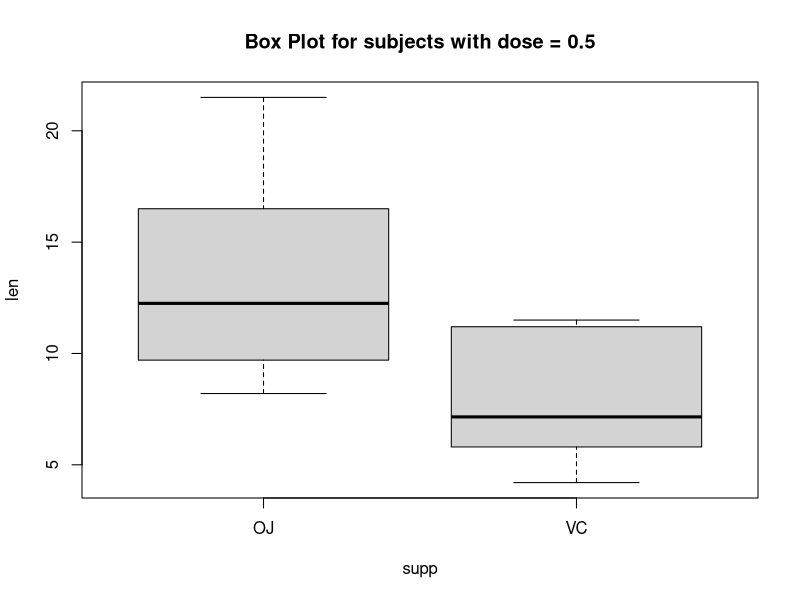
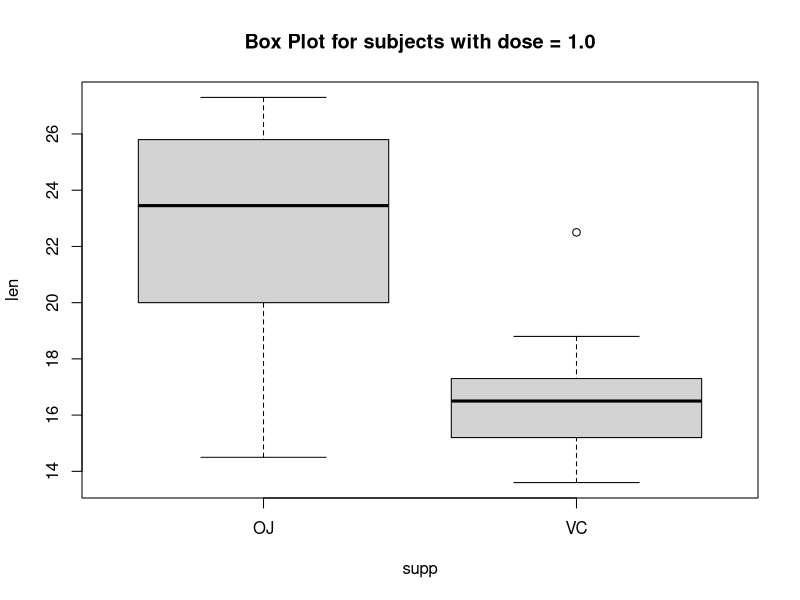
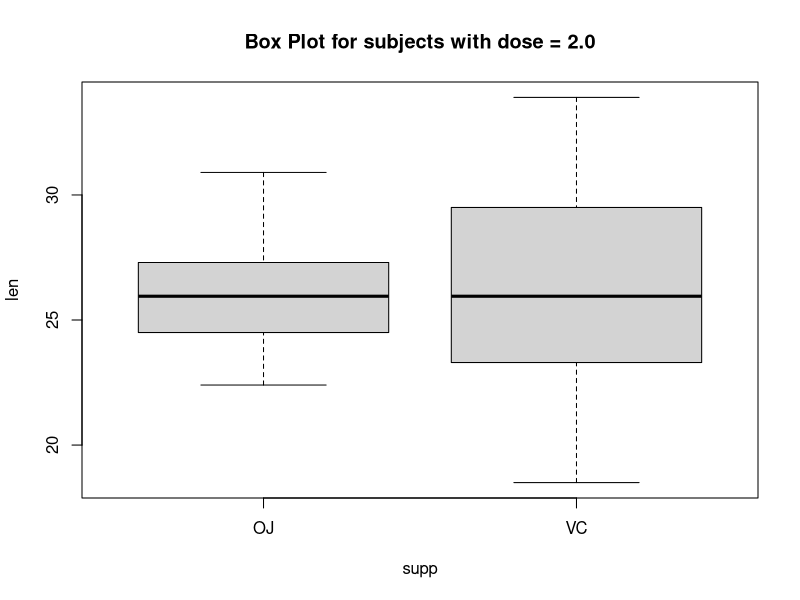

The R script that drew these images, in order:
## ---- chunk 1
library(datasets)
library(dplyr)
data(ToothGrowth)
tg <- ToothGrowth
## ---- chunk 2
summary(ToothGrowth) ##summarise ToothGrowth
## ---- chunk 3
ag <- aggregate(len ~ ., data = ToothGrowth, mean)
xtabs(len ~ ., data = ag)
## ---- chunk 4
ag <- aggregate(len ~ ., data = ToothGrowth, sd)
xtabs(len ~ ., data = ag)
## ---- chunk 5
group50 <- filter(ToothGrowth, dose == 0.5)
group100 <- filter(ToothGrowth, dose == 1.0)
group200 <- filter(ToothGrowth, dose == 2.0)

plot(len ~ supp, data = group50, main = "Box Plot for subjects with dose = 0.5")
plot(len ~ supp, data = group100,  main = "Box Plot for subjects with dose = 1.0")
plot(len ~ supp, data = group200,  main = "Box Plot for subjects with dose = 2.0")
